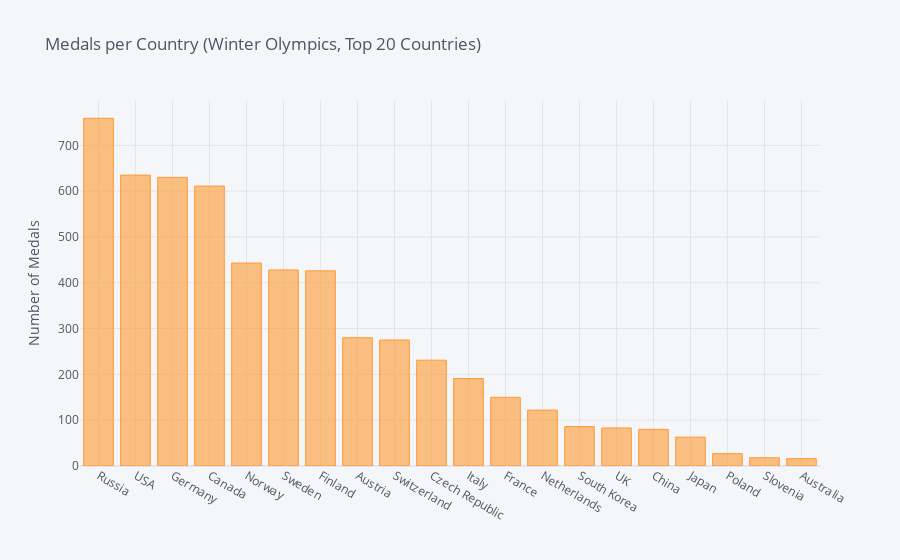

The notebook cell this image was saved under:
### Code cell
medals = olympics.dropna(subset=["Medal"])
medals_winter = medals[medals["Season"]=="Winter"]
medals_winter.groupby('region').count().sort_values('Medal',ascending=False)['Medal'].head(20).iplot(kind='bar',title='Medals per Country (Winter Olympics, Top 20 Countries)',yTitle='Number of Medals')

### Figure 1 — Plotly figure (JSON) as saved in the notebook; plotly's stock layout.template omitted (floating-point values rounded to 4 significant figures)
{"data": [{"marker": {"color": "rgba(255, 153, 51, 0.6)", "line": {"color": "rgba(255, 153, 51, 1.0)", "width": 1}}, "name": "Medal", "orientation": "v", "text": "", "type": "bar", "x": ["Russia", "USA", "Germany", "Canada", "Norway", "Sweden", "Finland", "Austria", "Switzerland", "Czech Republic", "Italy", "France", "Netherlands", "South Korea", "UK", "China", "Japan", "Poland", "Slovenia", "Australia"], "y": [759, 635, 630, 611, 443, 428, 426, 280, 275, 231, 191, 150, 122, 86, 83, 80, 63, 27, 18, 16]}], "layout": {"legend": {"bgcolor": "#F5F6F9", "font": {"color": "#4D5663"}}, "paper_bgcolor": "#F5F6F9", "plot_bgcolor": "#F5F6F9", "title": {"font": {"color": "#4D5663"}, "text": "Medals per Country (Winter Olympics, Top 20 Countries)"}, "xaxis": {"gridcolor": "#E1E5ED", "showgrid": true, "tickfont": {"color": "#4D5663"}, "title": {"font": {"color": "#4D5663"}, "text": ""}, "zerolinecolor": "#E1E5ED"}, "yaxis": {"gridcolor": "#E1E5ED", "showgrid": true, "tickfont": {"color": "#4D5663"}, "title": {"font": {"color": "#4D5663"}, "text": "Number of Medals"}, "zerolinecolor": "#E1E5ED"}}}
